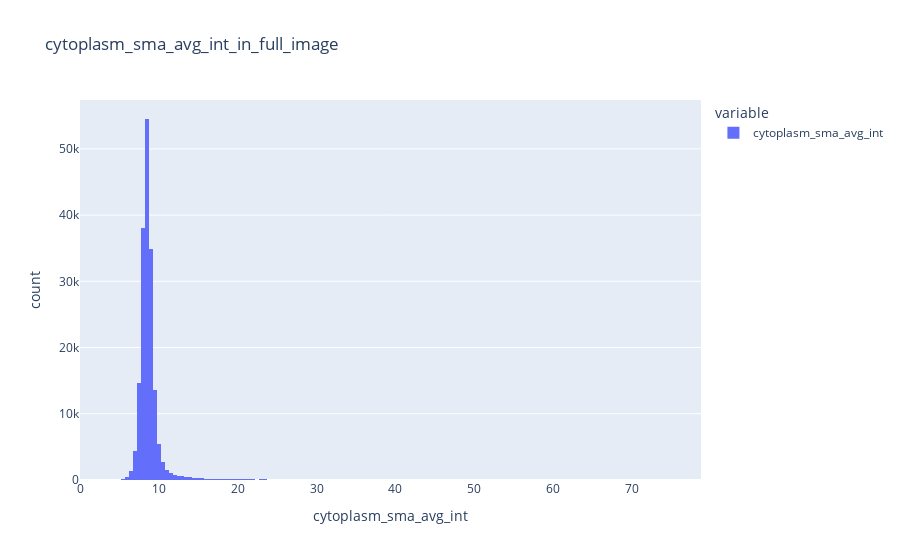

This figure's notebook cell:
### Markdown cell above
<h3>Plot average intensities</h3>

### Code cell
# Select all column names in 'final_df' that contain the substring 'avg_int'
avg_int_columns = [col for col in final_df.columns if 'avg_int' in col]

# Loop over all extracted channel average intensities
for column_name in avg_int_columns:

    # Plot the average_intensity distribution in order to make an informed decision on the threshold
    for roi_name in roi_names:

        # Filter rows in final_df where ROI matches roi_name 
        filtered_df = final_df[(final_df["ROI"] == roi_name)]

        # Get the values of the 'label' column in filtered_df as a list
        avg_int_values = filtered_df[column_name]

        # Plot a histogram with 256 bins and a title indicating the column and ROI
        fig = px.histogram(avg_int_values, nbins=256, 
                           title=f"{column_name}_in_{roi_name}",
                           labels={'value': column_name, 'count': 'Frequency'},
                           range_x=[0, avg_int_values.max()])
        
        # Show the plot
        fig.show()

### Figure 1 — Plotly figure (JSON) as saved in the notebook; plotly's stock layout.template omitted (floating-point values rounded to 4 significant figures; data arrays with more than 128 entries replaced by an {"elided": "..."} marker saying what was removed)
{"data": [{"bingroup": "x", "hovertemplate": "variable=cytoplasm_sma_avg_int<br>cytoplasm_sma_avg_int=%{x}<br>count=%{y}<extra></extra>", "legendgroup": "cytoplasm_sma_avg_int", "marker": {"color": "#636efa", "pattern": {"shape": ""}}, "name": "cytoplasm_sma_avg_int", "nbinsx": 256, "orientation": "v", "showlegend": true, "type": "histogram", "x": {"elided": "179604 float values"}, "xaxis": "x", "yaxis": "y"}], "layout": {"barmode": "relative", "legend": {"title": {"text": "variable"}, "tracegroupgap": 0}, "title": {"text": "cytoplasm_sma_avg_int_in_full_image"}, "xaxis": {"anchor": "y", "domain": [0, 1], "range": [0, 78.75], "title": {"text": "cytoplasm_sma_avg_int"}}, "yaxis": {"anchor": "x", "domain": [0, 1], "title": {"text": "count"}}}}
